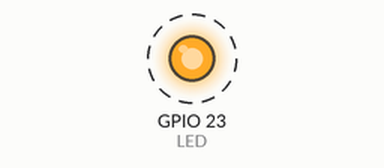
This program was run on a simulated Raspberry Pi (BCM pin numbers). Shown: output pins drawn as LEDs (lit = HIGH). Dashed ring = blinking.

Above: at 0.5 s.
Timing chart, 0 to 4.6 s (numbered marks = the images above):
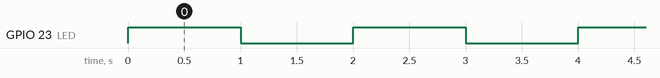

The program:

testing_led_blink_ubuntu.py
```python
import lgpio
from time import sleep

LED = 23 # pin_16 = gpio_23
h = lgpio.gpiochip_open(0)
lgpio.gpio_claim_output(h, LED)


while True:
    lgpio.gpio_write(h, LED, 1)
    sleep(1)
    lgpio.gpio_write(h, LED, 0)
    sleep(1)
    
```

Measured:
- by itself, GPIO 23 (LED): alternates HIGH for 1.0 s and LOW for 1.0 s
